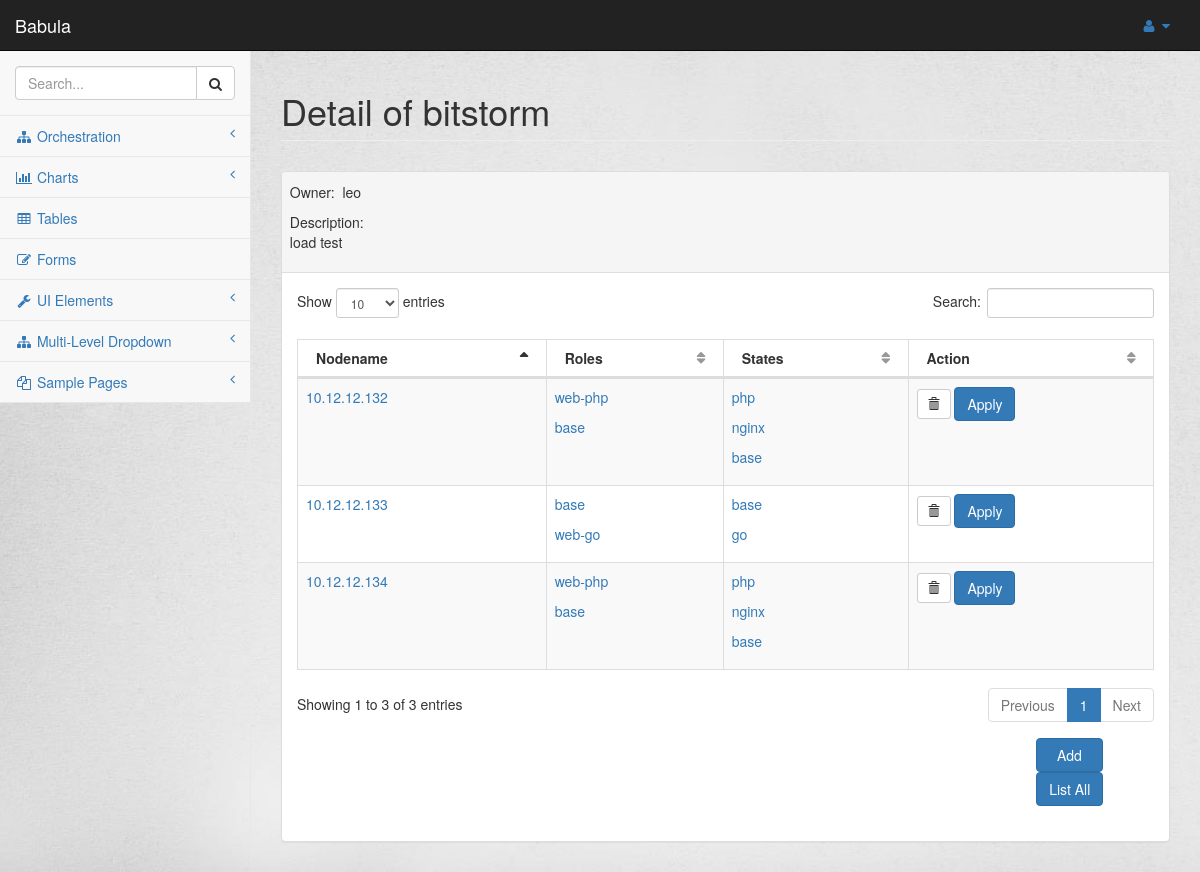
The page /orchestration/detail/project/37/ on the database its author committed.
### orchestration/models.py (models this page shows, shortened)
class Project(models.Model):
    projectname = models.CharField(max_length=100)
    owner = models.CharField(max_length=100)
    opser = models.CharField(max_length=100)
    dept = models.ForeignKey(Department, on_delete=models.CASCADE)
    description = models.TextField(max_length=200)

class Node(models.Model):
    nodename = models.CharField(max_length=100)
    projectname = models.ForeignKey(Project,on_delete=models.CASCADE)
    roles = models.ManyToManyField(Role)

class Role(models.Model):
    rolename = models.CharField(max_length=100)
    description = models.TextField(max_length=100)
    states = models.ManyToManyField(State)

class State(models.Model):
    statename = models.CharField(max_length=100)
    owner = models.CharField(max_length=100)
    description = models.TextField(max_length=100)
    statefunction =  models.TextField()
    def __str__(self):
        return self.statename
    class Meta:
        ordering = ('id',)

### orchestration/views.py (the view)
# urls.py: url(r'^detail/project/(?P<pk>[0-9]+)/$', views.ProjectDetailView.as_view(), name='projectdetail'),
class ProjectDetailView(generic.DetailView):
    model = Project
    template_name = 'orchestration/projectdetail.html'

### orchestration/templates/orchestration/projectdetail.html (shortened to what this page needs)
{% extends 'orchestration/base.html' %}
{% block body %}
{% if project %}
<div id="page-wrapper" class="maincontent">
    <div class="row">
        <div class="col-lg-12">
            <h1 class="page-header">Detail of {{project.projectname}}</h1>
        </div>
    </div>
    <div class="row">
        <div class="col-lg-12">
            <div class="panel panel-default">
                <div class="panel-heading">
                    <div class="row">
                        &nbsp&nbspOwner:&nbsp {{project.owner}}
                    </div>
                    <div class="row">
                        &nbsp&nbspDescription:<br/>
                        &nbsp&nbsp{{project.description}}
                    </div>
                </div>
                <div class="panel-body">
                    <table width="100%" class="table table-striped table-bordered table-hover"
                           id="dataTables-example">
                        <thead>
                        <tr>
                            <th>Nodename</th>
                            <th>Roles</th>
                            <th>States</th>
                            <th>Action</th>
                        </tr>
                        </thead>
                        <tbody>
                        {% for node in project.node_set.all %}
                        <tr class="odd gradeX">
                            <td><a href="{% url 'orchestration:updatenode' node.id %}"> {{node.nodename}}</a></td>
                            <td>
                                {% for role in node.roles.all%}
                                <a href="{% url 'orchestration:roledetail' role.id%}">   <p> {{role.rolename}}</p></a>
                                {%endfor%}
                            </td>
                            <td>
                                {%for role in node.roles.all %}
                                {% for state in role.states.all %}
                                <a href="{% url 'orchestration:statedetail' state.id%}"><p>{{state}}</p></a>
                                {%endfor%}
                                {%endfor%}
                            </td>
                            <td class="center">
                                <form action="{% url 'orchestration:deletenodefromproject' node.id %}" method="post"
                                      style="display: inline;">
                                    <button type="submit" class="btn btn-default btn-sm">
                                        <span class="glyphicon glyphicon-trash"></span>
                                    </button>
                                </form>
                                <a href="" type="button" class="btn btn-primary">Apply</a>
                            </td>
                        </tr>
                        {% endfor %}
                        </tbody>
                    </table>
                    <div class="row">
                        <div class="col-lg-2 col-lg-offset-10">
                              <p>
                            <a href="{% url 'orchestration:addnodefromproject' project.id%}" type="button" class="btn btn-primary">&nbsp&nbspAdd&nbsp&nbsp</a>
                            <a href="{% url 'orchestration:nodeindex'%}" type="button" class="btn btn-primary">List All</a>
                        </p>
                        </div>
                    </div>
                </div>
            </div>
        </div>
    </div>
    {% endif %}
    {% endblock %}

### orchestration/static/orchestration/style.css (style rules this page uses)
body { background: url("images/4.jpg") no-repeat center center fixed; -webkit-background-size: cover; -moz-background-size: cover; -o-background-size: cover; background-size: cover; }
.maincontent { background: url("images/4.jpg") no-repeat center center fixed; -webkit-background-size: cover; -moz-background-size: cover; -o-background-size: cover; background-size: cover; }
.row { margin-bottom: 10px; }

### rows shown on the page
Project: projectname "bitstorm", owner "leo", description "load test"
Node: nodename "10.12.12.132"
Role: rolename "web-php"
Role: rolename "base"
State: statename "php"
State: statename "nginx"
State: statename "base"
Node: nodename "10.12.12.133"
Role: rolename "web-go"
State: statename "go"
Node: nodename "10.12.12.134"
